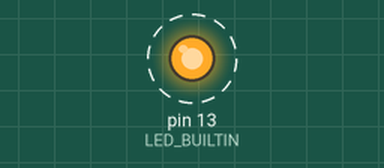
Recording of a sketch running on a simulated Arduino Uno, built with avr-gcc and run on an emulated ATmega328P. Shown: output pins drawn as LEDs (lit = HIGH). Dashed ring = blinking. What the sketch prints to the serial monitor is not drawn. At 9.0 s the program stops and its outputs stay as they are.

Above: at 0.5 s.
Timing chart, 0 to 4.6 s (numbered marks = the images above):
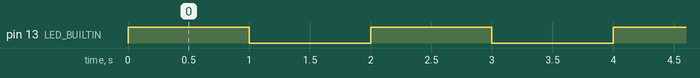

The sketch:

blink_test.ino
```cpp
void setup() {
  pinMode(LED_BUILTIN, OUTPUT);
  Serial.begin(115200);
  while (!Serial) { delay(10); }
  Serial.println("BLINK_TEST_READY");
}

void loop() {
  for (int i = 0; i < 3; i++) {
    digitalWrite(LED_BUILTIN, HIGH);
    Serial.println("LED ON");
    delay(1000);
    digitalWrite(LED_BUILTIN, LOW);
    Serial.println("LED OFF");
    delay(1000);
  }
  Serial.println("TEST_COMPLETE");
  while (true) { delay(1000); }
}
```

Measured:
- by itself, pin 13 (LED_BUILTIN): alternates HIGH for 1.0 s and LOW for 1.0 s, 6 changes in all, then stays LOW
